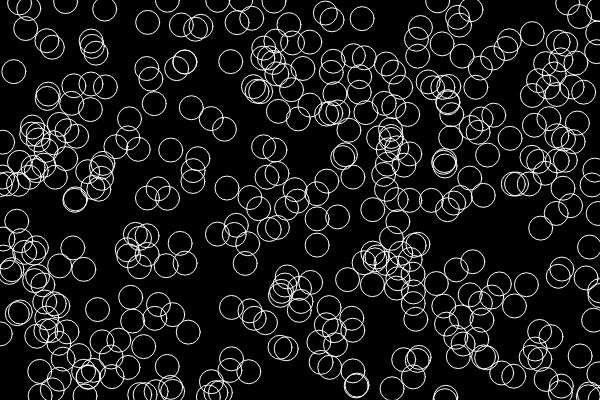
Frame 1 (no input)
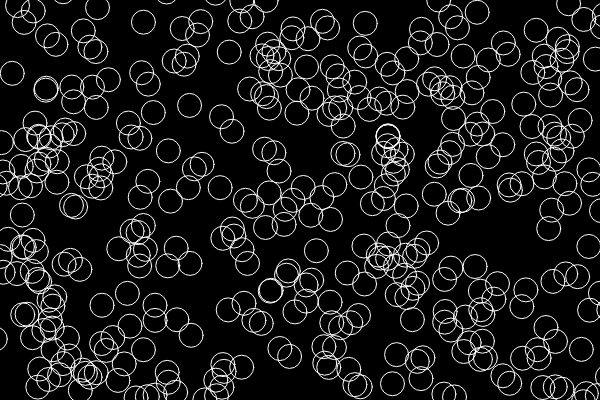
Frame 60 (no input)
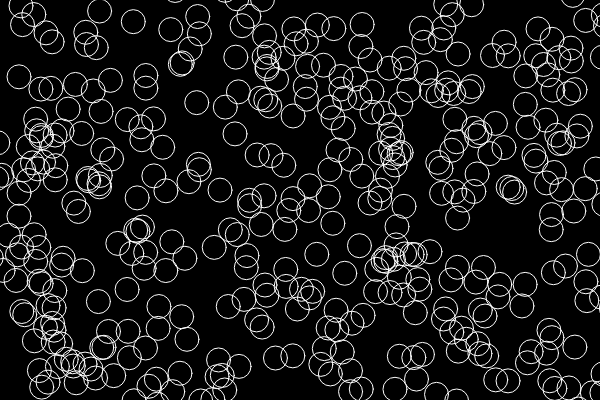
Frame 120 (the mouse pressed at the canvas centre since frame 60)

The p5.js sketch that drew these frames (run headless with seeded random() and noise() and a simulated clock; from frame 60 on, the mouse is pressed at the canvas centre):

// p5.js sketch
// ── sketch.js
var bubbles = [];

function setup() {
  createCanvas(600, 400);
  for(var i = 0; i < 400; i++){
    bubbles[i] = {
      x: random(0, width), 
      y: random(0, height), 
      display: function(){
        stroke(255);
        noFill(51);
        ellipse(this.x, this.y, 24, 24);
      },
      move: function(){
        this.y += random(-1, 1);
        this.x += random(-1, 1);
      }
    };
      
  }
  print(bubbles);
}

function draw() {
  background(0);
  for(var i = 0; i <bubbles.length; i++){
    bubbles[i].move();
    bubbles[i].display();
  }
}
